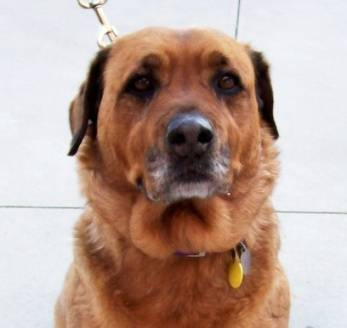
#> input picture Deep-Learning-for-Computer-Vision-with-Python/img/dogs_00052.jpg, 347 x 328 px
$ jupyter execute ch8-linear_example.py.ipynb
#> lines starting #> are read from the running program, lines starting #| are printed output that depends on the picture; after the words box and inside, x2 and y2 are one past the last pixel; in counts of white or black regions, pixels touching at a corner belong together
[cell 1]
import numpy as np
import cv2
import matplotlib.pyplot as plt

[cell 2]
labels = ["dog", "cat", "panda"]
np.random.seed(1)

W = np.random.randn(3, 3072)
b = np.random.randn(3)

[cell 3]
orig = cv2.imread("./img/dogs_00052.jpg")
#> orig is the input picture: shape (328, 347, 3); mean B, G, R 149.7, 160.2, 184.8
plt.imshow(cv2.cvtColor(orig, cv2.COLOR_BGR2RGB))
image = cv2.resize(orig, (32, 32)).flatten()
#> image = 3072 values, max 250 at index 125, min 0 at index 889, mean 164.4

[cell 4]
scores = W.dot(image) + b
#> scores = [10299.3, 2469.9, -2197.5]

for (label, score) in zip(labels, scores):
    print("[INFO] {}: {:.2f}".format(label, score))
#> this loop made 3 passes
#> (label, score) on passes 1 to 3: ('dog', 10299.3), ('cat', 2469.9), ('panda', -2197.5)
#| [INFO] dog: 10299.26
#| [INFO] cat: 2469.86
#| [INFO] panda: -2197.53
cv2.putText(orig, "Label: {}".format(labels[np.argmax(scores)]),
          (10, 30), cv2.FONT_HERSHEY_SIMPLEX, 0.9, (0,255,0), 2)
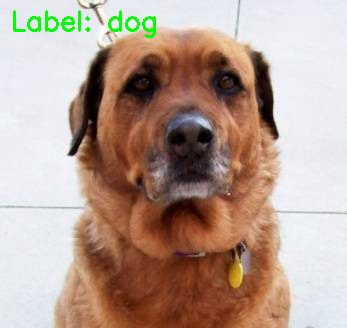
#> orig: shape (328, 347, 3); 0.89% of pixels changed, all inside (x1, y1, x2, y2) = (13, 10, 156, 38)
# cv2.imshow("Image", orig)
# cv2.waitKey(0)
plt.imshow(cv2.cvtColor(orig, cv2.COLOR_BGR2RGB))


$ run again, with Deep-Learning-for-Computer-Vision-with-Python/img/000000.png saved as Deep-Learning-for-Computer-Vision-with-Python/img/dogs_00052.jpg
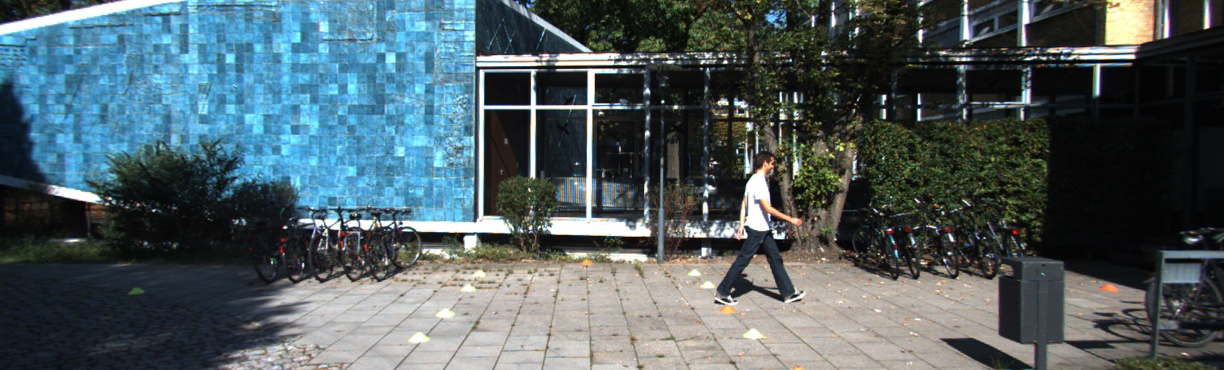
#> input picture Deep-Learning-for-Computer-Vision-with-Python/img/000000.png, 1224 x 370 px
#> orig is the input picture: shape (370, 1224, 3); mean B, G, R 98.2, 93.8, 79.3
#> image = 3072 values, max 255 at index 99, min 1 at index 543, mean 89.99
#> scores = [14949.1, -8437.3, 1969.4]
#> the loop `for (label, score) in zip(labels, scores):` made 3 passes
#> (label, score) on passes 1 to 3: ('dog', 14949.1), ('cat', -8437.3), ('panda', 1969.4)
#> (printed output is left out)
#> `cv2.putText(orig, "Label: {}".format(labels[np.argmax(scores)]), (10, ..`:
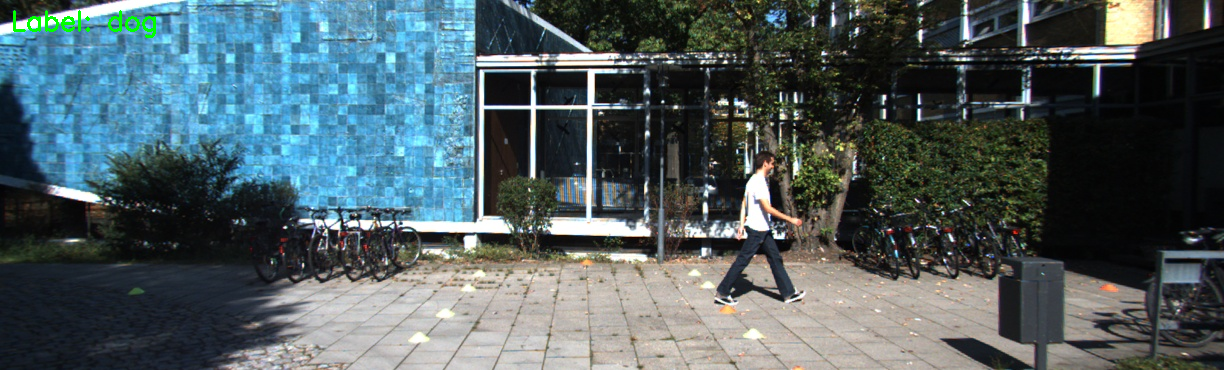
#> orig: shape (370, 1224, 3); 0.22% of pixels changed, all inside (x1, y1, x2, y2) = (13, 10, 156, 38)

$ run again, with Deep-Learning-for-Computer-Vision-with-Python/img/000001.png saved as Deep-Learning-for-Computer-Vision-with-Python/img/dogs_00052.jpg
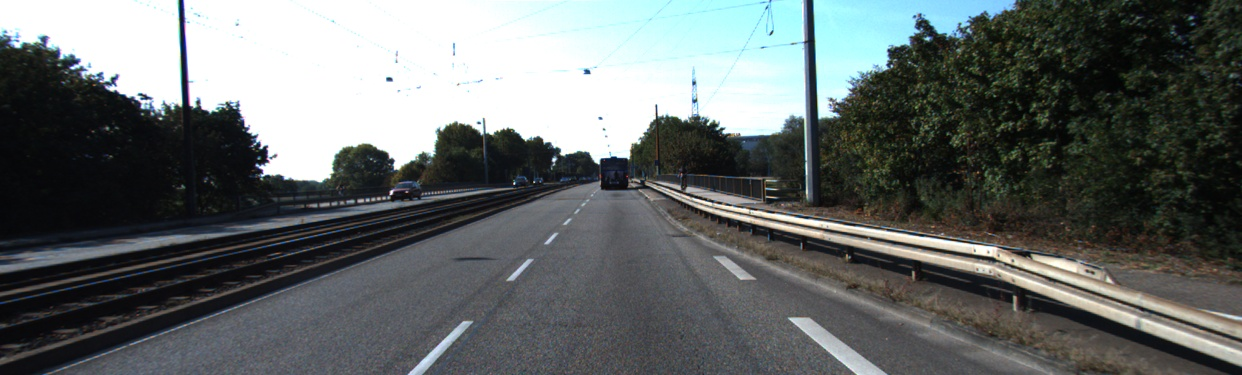
#> input picture Deep-Learning-for-Computer-Vision-with-Python/img/000001.png, 1242 x 375 px
#> orig is the input picture: shape (375, 1242, 3); mean B, G, R 104.8, 105.5, 100.3
#> image = 3072 values, max 255 at index 0, min 3 at index 843, mean 104.1
#> scores = [4491.9, -9525.3, -1807.6]
#> the loop `for (label, score) in zip(labels, scores):` made 3 passes
#> (label, score) on passes 1 to 3: ('dog', 4491.9), ('cat', -9525.3), ('panda', -1807.6)
#> (printed output is left out)
#> `cv2.putText(orig, "Label: {}".format(labels[np.argmax(scores)]), (10, ..`:
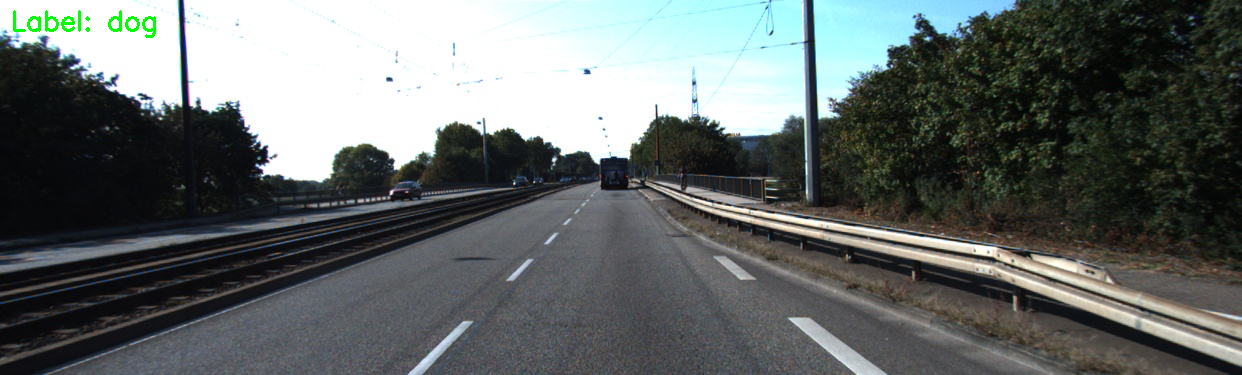
#> orig: shape (375, 1242, 3); 0.22% of pixels changed, all inside (x1, y1, x2, y2) = (13, 10, 156, 38)
